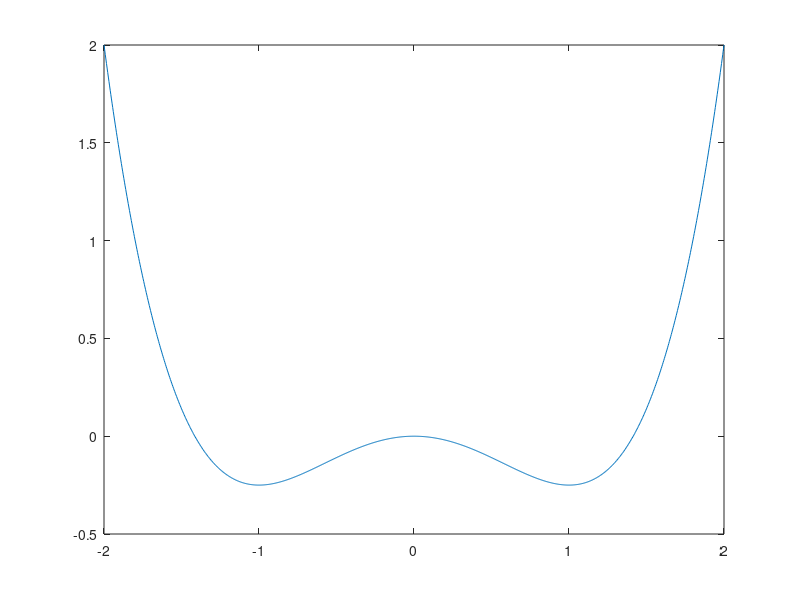

The MATLAB script that drew this image: (Note: this script raises an error after producing the figure.)
%% Setup
clear; close all; clc;

%% Part a
U = @(x) - (x.^2) / 2 + (x .^ 4) / 4;

xx = linspace(-2, 2, 1000);
plot(xx, U(xx));  % Minima at +- 1

%% Part b
N = 2^10;
tstart = 0; tfinal = 40;
times = linspace(tstart, tfinal, N);

% First set of initial conditions
u0 = zeros(2, 1);
u0(1) = -1.2;
u0(2) = .2;

options = odeset('RelTol', 1e-6);
[te, u1] = ode45(@rhs9_3a, times, u0, options);

x1 = u1(:,1);
v1 = u1(:,2);

figure
subplot(2,2,1);
plot(te, x1);
title('position with initial x,v = (-1.2, .2)');

% First set of initial conditions
u0 = zeros(2, 1);
u0(1) = -1.2;
u0(2) = 2;

[~, u2] = ode45(@rhs9_3a, times, u0, options);

x2 = u2(:,1);
v2 = u2(:,2);

subplot(2,2,2);
plot(te, x2);
title('position with initial x,v = (-1.2, 2)');

% Third set of initial conditions
u0 = zeros(2, 1);
u0(1) = 0;
u0(2) = 0;

[~, u3] = ode45(@rhs9_3a, times, u0, options);

x3 = u3(:,1);
v3 = u3(:,2);

subplot(2,2,3);
plot(te, x3);
title('position with initial x,v = (0, 0)');

% Fourth set of initial conditions
u0 = zeros(2, 1);
u0(1) = 0;
u0(2) = 1e-5;

[~, u4] = ode45(@rhs9_3a, times, u0, options);

x4 = u4(:,1);
v4 = u4(:,2);

subplot(2,2,4);
plot(te, x4);
title('position with initial x,v = (0, 0.00001)');

%% Part c
global A gamma

gamma = 0.4;

N = 2^10;
tstart = 0; tfinal = 1000;
times = linspace(tstart, tfinal, N);
tau = times(2) - times(1);
dw = 2 * pi / (N * tau);
w = 0: dw: 2 * pi / tau - dw;

u0 = zeros(2, 1);
u0(1) = 1;

A = .2;
[te, u5] = ode45(@rhs9_3c, times, u0, options);

x5 = u5(:,1);
v5 = u5(:,2);

g5 = fft(x5);
P5 = abs(g5).^2;

figure
subplot(2,2,1)
plot(te, x5);
title('A = .2');

A = .72;
[~, u6] = ode45(@rhs9_3c, times, u0, options);

x6 = u6(:,1);
v6 = u6(:,2);

g6 = fft(x6);
P6 = abs(g6).^2;

subplot(2,2,2)
plot(te, x6);
title('A = .72');

A = .8;
[~, u7] = ode45(@rhs9_3c, times, u0, options);

x7 = u7(:,1);
v7 = u7(:,2);

g7 = fft(x7);
P7 = abs(g7).^2;

subplot(2,2,3)
plot(te, x7);
title('A = .8');


A = .999;
[~, u8] = ode45(@rhs9_3c, times, u0, options);

x8 = u8(:,1);
v8 = u8(:,2);

g8 = fft(x8);
P8 = abs(g8).^2;

subplot(2,2,4)
plot(te, x8);
title('A = .999');

figure
subplot(2,2,1)
semilogy(w, P5 / max(P5));
title('Power spectrum when A = 0.2');

subplot(2,2,2)
semilogy(w, P6 / max(P6));
title('Power spectrum when A = 0.72')

subplot(2,2,3)
semilogy(w, P7 / max(P7));
title('Power spectrum when A = 0.8')

subplot(2,2,4)
semilogy(w, P8 / max(P8));
title('Power spectrum when A = 0.999')

%% Part d
A = 0.9;

u0 = zeros(2, 1);
u0(1) = 1;
[~, u9] = ode45(@rhs9_3c, times, u0, options);

x9 = u9(:,1);
v9 = u9(:,2);

u0 = zeros(2, 1);
u0(1) = 1.000001;
[~, u10] = ode45(@rhs9_3c, times, u0, options);

x10 = u10(:,1);
v10 = u10(:,2);

figure
subplot(3,1,1);
plot(te, x9);
title('When x(0) = 1')

subplot(3,1,2);
plot(te, x10);
title('when x(0) = 1.000001');

subplot(3,1,3)
plot(te, x10 - x9, 'r');
title('Difference between xs at diff initial conditions');
